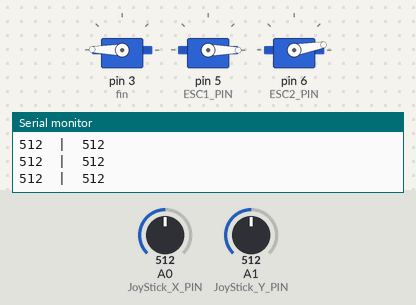
Bench run of a sketch on a simulated Arduino Uno, built with avr-gcc and run on an emulated ATmega328P. Parts: 3 × servo, the last lines printed to the serial monitor. The test bench sets the inputs (shaded band); at power-on: A0 (JoyStick_X_PIN) = 512, A1 (JoyStick_Y_PIN) = 512.

Above: at 18.8 s.
18.9 s: A0 (JoyStick_X_PIN) set to 170
At 19.5 s:
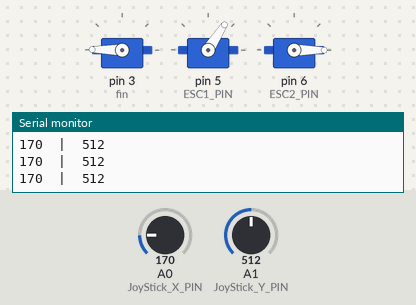
20.4 s: A0 (JoyStick_X_PIN) set to 122
At 20.9 s:
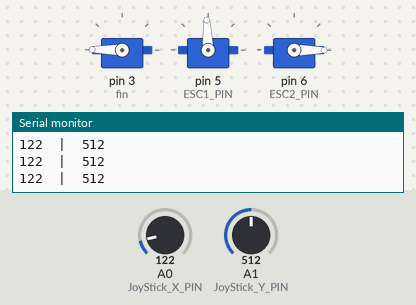
21.9 s: A0 (JoyStick_X_PIN) set to 108
At 23.0 s:
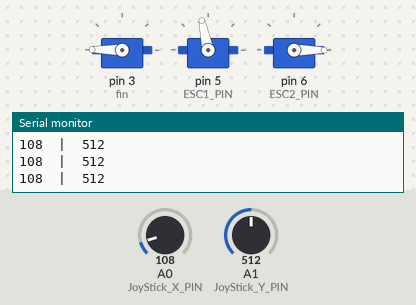
23.4 s: A0 (JoyStick_X_PIN) set to 93
At 24.4 s:
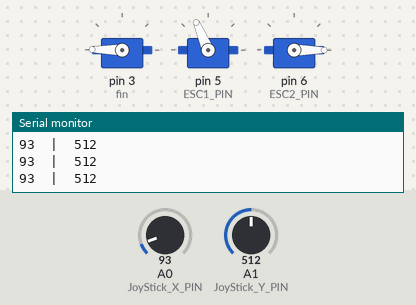
24.9 s: A1 (JoyStick_Y_PIN) set to 985
26.4 s: A1 (JoyStick_Y_PIN) set to 1009
Timing chart, 0 to 28.9 s (numbered marks = the images above; inputs shaded):
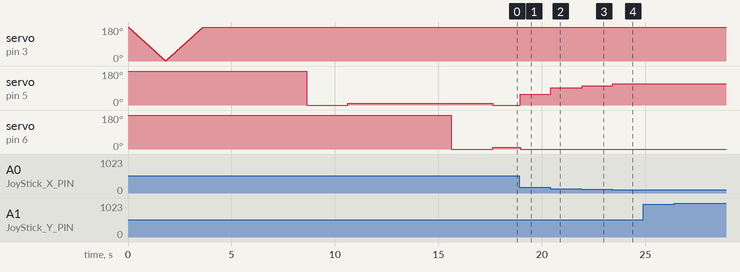

Measured:
- after the input at 18.9 s, servo on pin 5 (ESC1_PIN): 0° → 57° after 0.05 s; servo on pin 6 (ESC2_PIN): 10° → 0° after 0.05 s
- after the input at 20.4 s, servo on pin 5 (ESC1_PIN): 57° → 92° at once
- after the input at 21.9 s, servo on pin 5 (ESC1_PIN): 92° → 102° after 0.05 s
- after the input at 23.4 s, servo on pin 5 (ESC1_PIN): 102° → 113° at once

The sketch:

nanoReceiver.ino
```cpp
// #include <WiFi.h>
// #include <WiFiClient.h>
// #include <WiFiServer.h>
#include <SPI.h>
#include <Servo.h>
// // Replace with your network credentials
// const char* ssid = "YOUR_SSID";
// const char* password = "YOUR_PASSWORD";

// WiFiServer server(80);

// // Server URL to send data
// const char* serverName = "http://yourserver.com/joystick-data"; // Replace with your server URL

#define JoyStick_X_PIN A0
#define JoyStick_Y_PIN A1
int joyposVert;
int joyposHorz;

#define ESC1_PIN 5
#define ESC2_PIN 6
Servo esc1;
Servo esc2;
Servo fin;

void setup() {
  Serial.begin(9600);

 // Connect to Wi-Fi
  // WiFi.begin(ssid, password);
  // while (WiFi.status() != WL_CONNECTED) {
  //   delay(1000);
  //   Serial.println("Connecting to WiFi...");
  // }
  // Serial.println("Connected to WiFi");

  //  // Start the server
  // server.begin();

  pinMode(JoyStick_X_PIN, INPUT);
  pinMode(JoyStick_Y_PIN, INPUT);

  // Initialize servos
  fin.attach(3);
  for (int i = 180; i > 0; i--) {
    fin.write(i);
    delay(10);
  }
  for (int i = 0; i < 180; i++) {
    fin.write(i);
    delay(10);
  }

  esc1.attach(ESC1_PIN, 1000, 2000);
  esc1.write(180);
  delay(5000);
  esc1.write(0);
  delay(2000);
  esc1.write(10);

  esc2.attach(ESC2_PIN, 1000, 2000);
  esc2.write(180);
  delay(5000);
  esc2.write(0);
  delay(2000);
  esc2.write(10);
}

void loop() {
  int joyposVert = analogRead(JoyStick_X_PIN);
  int joyposHorz = analogRead(JoyStick_Y_PIN);

  Serial.print(joyposVert);
  Serial.print("  |  ");
  Serial.println(joyposHorz);


  int motorF = map(joyposVert, 250, 0, 0, 180);
  int motorB = map(joyposVert, 500, 700, 0, 180);
  int rudder;

  // Control the motors
  esc1.write(motorF);
  esc2.write(motorB);

  // Serial.print(motorF);
  // Serial.print("  |  ");
  // Serial.print(motorB);


  // if (client) {
  //   Serial.println("New Client Connected");
  //   while (client.connected()) {
  //     if (client.available()) {
  //       String data = client.readStringUntil('\n');
  //       int receivedData[2];

  //       // Parse the received data
  //       sscanf(data.c_str(), "%d %d", &receivedData[0], &receivedData[1]);

  //       int throttleCW = receivedData[0];
  //       int throttleCCW = receivedData[1];

  //       int motorCW = map(throttleCW, 300, 0, 0, 180);
  //       int motorCCW = map(throttleCCW, 300, 0, 0, 180);
  //       int rudder;

  //       // Control the motors
  //       esc1.write(motorCW);
  //       esc2.write(motorCCW);

  //       Serial.print(throttleCW);
  //       Serial.print("  |  ");
  //       Serial.print(motorCW);
  //       Serial.print("  |  ");
  //       Serial.print(throttleCCW);
  //       Serial.print("  |  ");
  //       Serial.println(motorCCW);
  //     }
  //   }
  //   client.stop();
  //   Serial.println("Client Disconnected");
  // laudol}

  delay(50); // Add a delay to avoid overwhelming the server
}
// by luko
```
